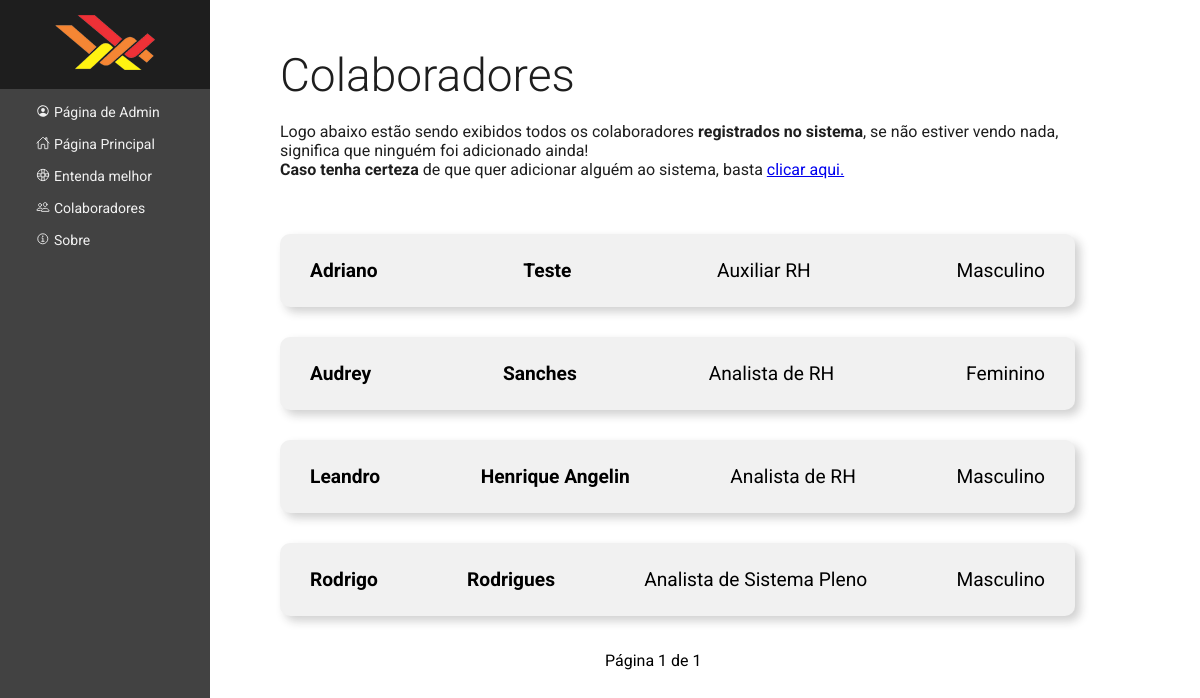
The app's page /colaborador/, older data.
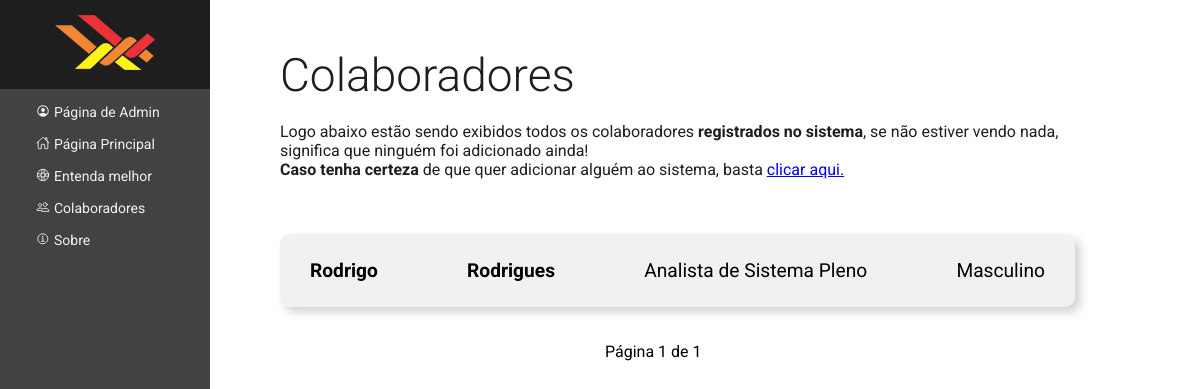
The same page, newer data.
### webpage/models.py (models this page shows, shortened)
class Funcionario(Model):
    nome = CharField(max_length=32, blank=False, null=False)
    sobrenome = CharField(max_length=32, blank=False, null=False)
    admissão = DateField(blank=False, null=False)
    cargo = ForeignKey(Cargo, on_delete=RESTRICT, default="Sem_cargo_denifido", blank=True, null=True)
    idade = IntegerField(
        validators=[
            MaxValueValidator(100),
            MinValueValidator(10)
        ], blank=False, null=False
     )
    genero = CharField(max_length=30,choices=[
        ('Masculino','Masculino'),
        ('Feminino','Feminino'),
        ('NA','Prefiro não opinar')])
    aniversário = DateField()
    endereço = CharField(max_length=75, blank=True, null=True)
    CPF = IntegerField(blank=True, null=True)

class Cargo(Model):
    cargo = CharField(max_length=50, blank=False, null=False)
    def __str__(self):
        return self.cargo

### webpage/views.py (the view)
# urls.py: path('colaborador/',employeesPage,name='employeespage-view'),
def employeesPage(request):
    employees_list = Funcionario.objects.all().order_by('nome')
    paginator = Paginator(employees_list, 6)
    page = request.GET.get('page')
    employees = paginator.get_page(page)
    return render(request, 'employees.html', {'employees': employees})

### webpage/templates/employees.html (shortened to what this page needs)
{% load static %}
<!DOCTYPE html>
<html lang="pt-br">
<head>
    <link rel="stylesheet" href="{% static 'css/style.css' %}">
</head>
<body>
    <aside class="sidebar">
        <header>
            <img src="{% static 'img/defaultlogo_small.png' %}" class="sidebar-img" alt="Seletos Lancamentos">
        </header>
        <ul class="siderbar-link-main">
            <li><a href="/admin/" class="sidebar-link" target="_blank" rel="noreferrer noopener">{% comment %}  {% endcomment %}
                <span class="sidebar-icon"><ion-icon name="person-circle-outline"></ion-icon></span>
                <span class="sidebar-text">Página de Admin</span>
            </a></li>
            <li><a href="{% url 'webpage:webpage-view' %}" class="sidebar-link">
                <span class="sidebar-icon"><ion-icon name="home-outline"></ion-icon></span>
                <span class="sidebar-text">Página Principal</span>
            </a></li>
            <li><a href="{% url 'webpage:homepage-view' %}" class="sidebar-link">
                <span class="sidebar-icon"><ion-icon name="help-buoy-outline"></ion-icon></ion-icon></span>
                <span class="sidebar-text">Entenda melhor</span>
            </a></li>
            <li><a href="{% url 'webpage:employeespage-view' %}" class="sidebar-link">{% comment %}  {% endcomment %}
                <span class="sidebar-icon"><ion-icon name="people-outline"></ion-icon></span>
                <span class="sidebar-text">Colaboradores</span>
            </a></li>
            <li><a href="{% url 'webpage:aboutpage-view' %}" class="sidebar-link">
                <span class="sidebar-icon"><ion-icon name="information-circle-outline"></ion-icon></ion-icon></span>
                <span class="sidebar-text">Sobre</span>
            </a></li>
        </ul>
    </aside>
    <main>
        <article>
            <h1 class="main-title">Colaboradores</h1>
            <p class="main-description">
                Logo abaixo estão sendo exibidos todos os colaboradores <strong>registrados no sistema</strong>, se não estiver vendo nada, significa que ninguém foi adicionado ainda!<br>
                <strong>Caso tenha certeza</strong> de que quer adicionar alguém ao sistema, basta
                <span><a href="/admin/webpage/funcionario/add/?_to_field=id" target="_blank" rel="noreferrer noopener">clicar aqui.</a></span>
            </p>
        </article>
        {% for employee in employees %}
        <div class="employee-content">
            <a href="{% url 'webpage:employeeinfo-view' employee.pk %}" class="employee-box">
                <p class="employee-firstname">
                    <strong>{{employee.nome}}</strong>
                </p>
                <p class="employee-lastname">
                    <strong>{{employee.sobrenome}}</strong>
                </p>
                <p class="employee-job">
                    {{employee.cargo}}
                </p>
                <p class="employee-sex">
                    {{employee.genero}}
                </p>
            </a>
        </div>
        {% endfor %}
        <div class="pagination">
            <span class="step-links">
                <span class="current-page">
                    Página {{ employees.number }} de {{ employees.paginator.num_pages }}
                </span>
            </span>
        </div>
    </main>
</body>
</html>

### webpage/static/css/style.css (style rules this page uses)
body { margin: 0; font-family: 'Roboto', sans-serif; }
aside, .siderbar-link-main, .sidebar-img, .sidebar-link { margin: 0; padding: 0; list-style: none; text-decoration: none; }
.sidebar { left: 0; width: 210px; height: 100%; position: fixed; background: #424242; }
.sidebar > header { user-select: none; text-align: center; background-color: #1e1e1e; }
.sidebar-link { display: flex; margin: 0 34px; padding-top: 15px; justify-content: left; transition: all 0.3s ease 0s; }
.sidebar-text, .sidebar-icon { margin: 0 2px; font-size: 14px; color: #f1f1f1; }
.sidebar-img { padding: 15px 0; }
.main-title { padding: 48px 0 20px 0; margin: 0 125px 0 280px; font-size: 46px; font-weight: 300; color: #1e1e1e; }
.main-description { padding: 0 0 40px 0; margin: 0 125px 0 280px; font-weight: 400; color: #1e1e1e; }
.employee-content { padding: 15px 0; transition: all 0.3s ease 0s; }
.employee-box { padding: 25px 0 25px 0; margin: 0 125px 0 280px; display: flex; justify-content: space-between; border-radius: 10px; flex-direction: row; background-color: #f1f1f1; box-shadow: 5px 5px 10px #1e1e1e35; color: black; font-size: larger; text-anchor: middle; text-decoration: none; }
.employee-box > p { margin: 0 30px; padding-left: 0; }
.pagination { margin-top: 20px; margin-left: 50%; }
.step-links { position: relative; margin-left: auto; margin-right: auto; }
.step-links > .current-page { margin: 0 5px; }

Row changes from the older to the newer data that the page shows:
removed Funcionario: nome "Adriano", sobrenome "Teste", cargo "Auxiliar RH", genero "Masculino"
removed Funcionario: nome "Audrey", sobrenome "Sanches", cargo "Analista de RH", genero "Feminino"
removed Funcionario: nome "Leandro", sobrenome "Henrique Angelin", cargo "Analista de RH", genero "Masculino"
